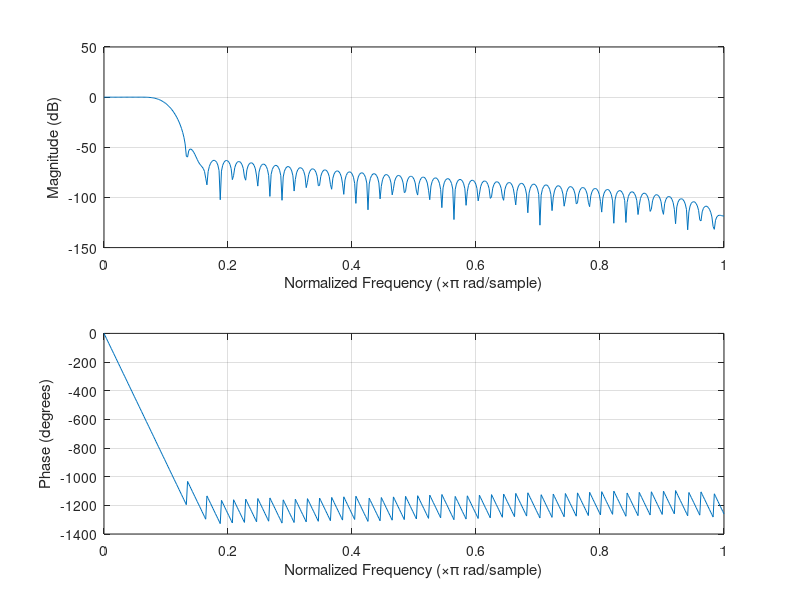
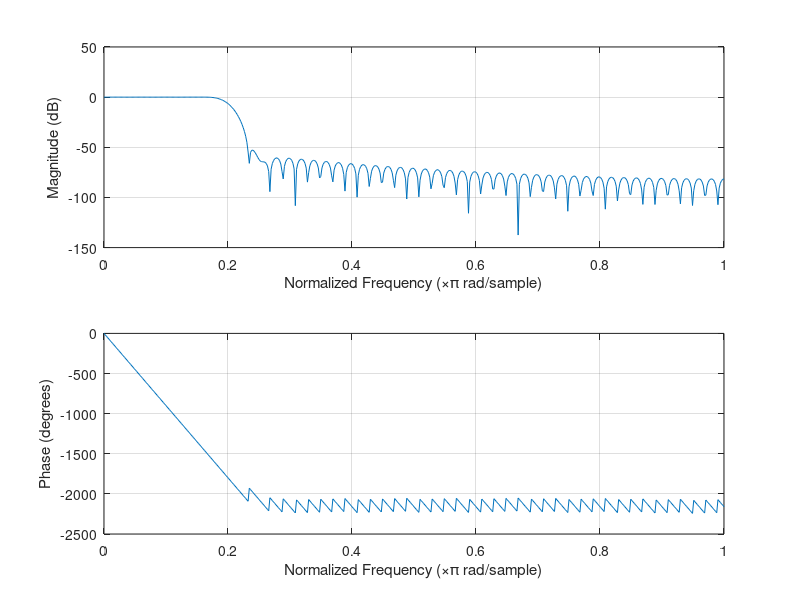
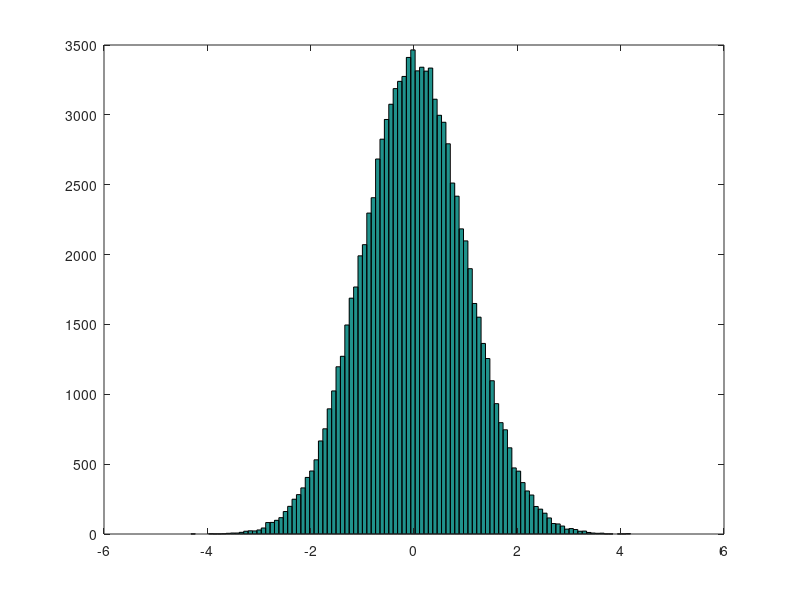
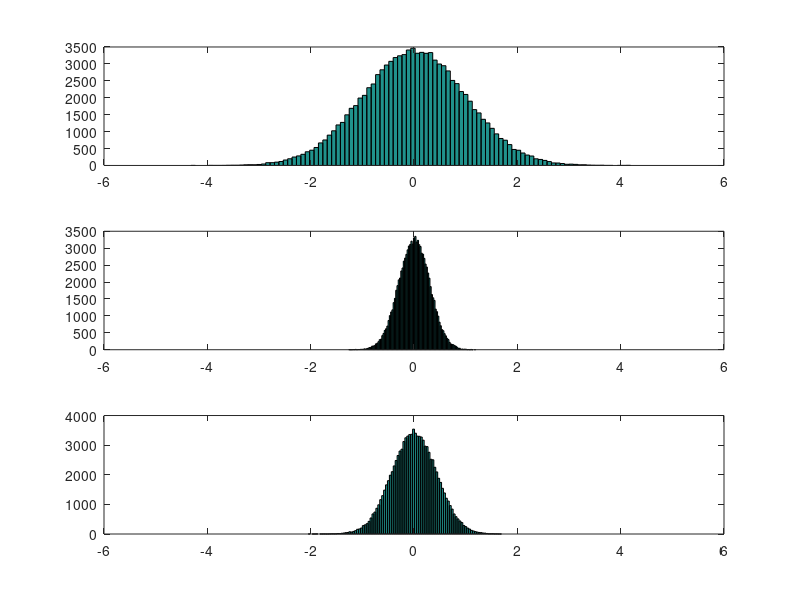

The MATLAB script that drew these images, in order:
% Exercicio 3 (dicas)

clear all;
close all;
clc;

fs = 100e3; % frequencia de amostragem
ts = 1/fs; % tempo de amostragem
fc1 = 5e3; % frequencia de corte filtro 1
fc2 = 10e3; % frequencia de corte filtro 2
n = 100; % ordem dos filtros
t = [0:ts:1-ts];

filtro1 = fir1(n, (fc1*2)/fs)';
figure(1)
freqz(filtro1)

filtro2 = fir1(n, (fc2*2)/fs)';
figure(2)
freqz(filtro2)

ruido = randn(1, 100000);
figure(3)
hist(ruido, 100)

y_1 = conv(ruido, filtro1);
y_2 = conv(ruido, filtro2);
figure(4)
subplot(311)
hist(ruido, 100)
xlim([-6 6])
subplot(312)
hist(y_1, 100)
xlim([-6 6])
subplot(313)
hist(y_2, 100)
xlim([-6 6])

figure(5)
subplot(311)
plot(t, ruido)
ylim([-5 5])
subplot(312)
plot(t, y_1(1:end-100))
ylim([-5 5])
subplot(313)
plot(t, y_2(1:end-100))
ylim([-5 5])
